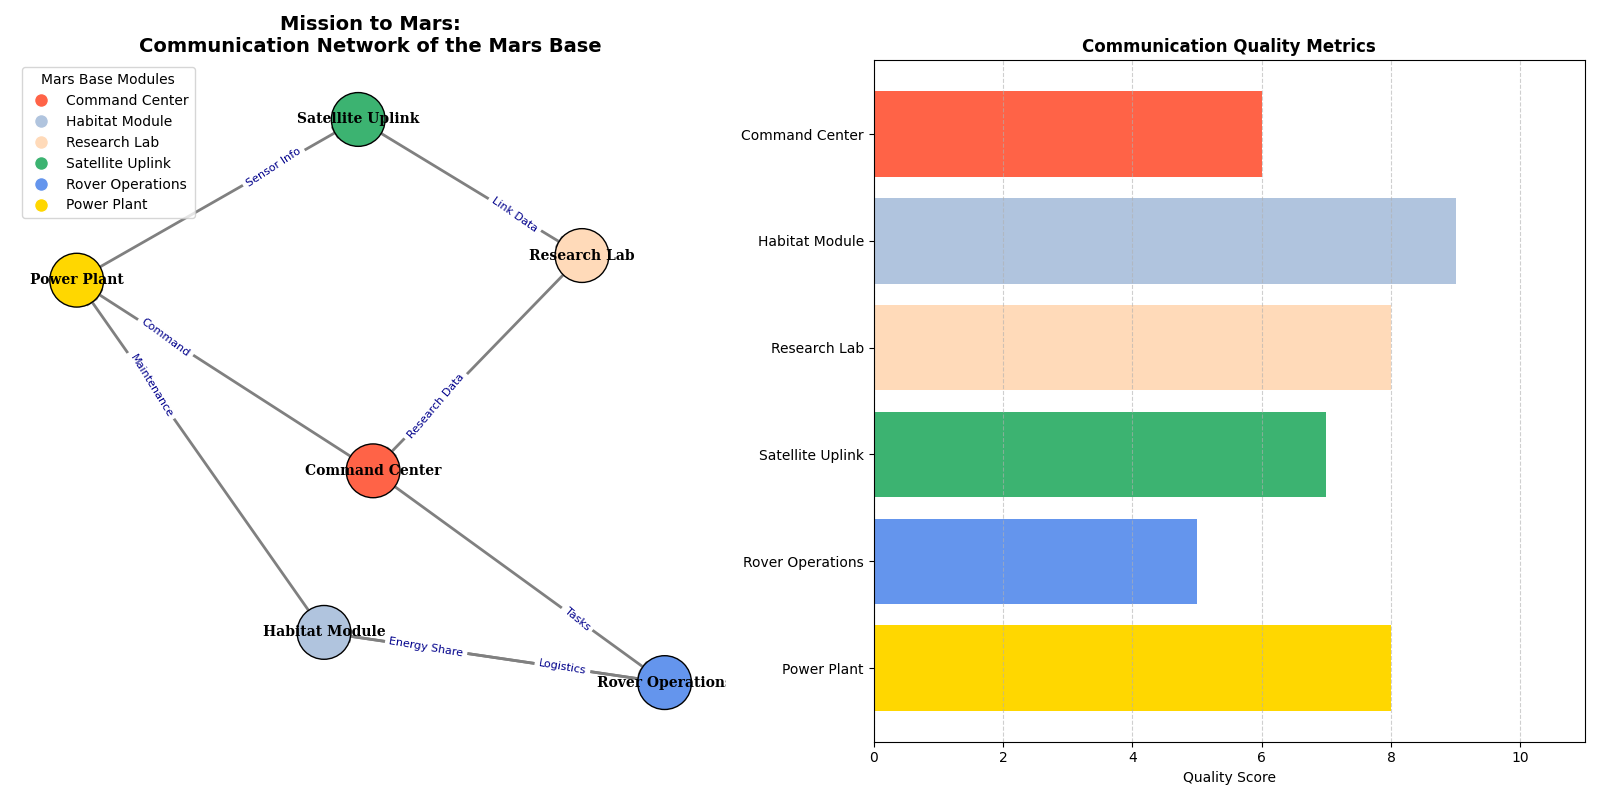

The script that drew this image:
import matplotlib.pyplot as plt
import networkx as nx
import numpy as np

modules = [
    "Command Center", "Habitat Module", "Research Lab", 
    "Satellite Uplink", "Rover Operations", "Power Plant"
]

communication_links = [
    ("Rover Operations", "Habitat Module"),
    ("Command Center", "Power Plant"),
    ("Research Lab", "Command Center"),
    ("Satellite Uplink", "Research Lab"),
    ("Habitat Module", "Rover Operations"),
    ("Power Plant", "Satellite Uplink"),
    ("Command Center", "Rover Operations"),
    ("Habitat Module", "Power Plant")
]

G = nx.DiGraph()
G.add_nodes_from(modules)
G.add_edges_from(communication_links)

pos = nx.spring_layout(G, seed=42)

# New color set for the modules
module_colors = {
    "Command Center": "tomato", 
    "Habitat Module": "lightsteelblue", 
    "Research Lab": "peachpuff",
    "Satellite Uplink": "mediumseagreen", 
    "Rover Operations": "cornflowerblue", 
    "Power Plant": "gold"
}
node_colors = [module_colors[module] for module in G.nodes]

edge_labels = {
    ("Rover Operations", "Habitat Module"): "Energy Share",
    ("Command Center", "Power Plant"): "Command",
    ("Research Lab", "Command Center"): "Research Data",
    ("Satellite Uplink", "Research Lab"): "Link Data",
    ("Habitat Module", "Rover Operations"): "Logistics",
    ("Power Plant", "Satellite Uplink"): "Sensor Info",
    ("Command Center", "Rover Operations"): "Tasks",
    ("Habitat Module", "Power Plant"): "Maintenance"
}

communication_quality = [6, 9, 8, 7, 5, 8, 4, 6]

fig, axs = plt.subplots(1, 2, figsize=(16, 8))

axs[0].set_title("Mission to Mars:\nCommunication Network of the Mars Base", fontsize=14, fontweight='bold')
nx.draw_networkx_nodes(G, pos, node_size=1500, node_color=node_colors, edgecolors='black', ax=axs[0])
nx.draw_networkx_edges(G, pos, arrowstyle='-|>', arrowsize=20, edge_color='gray', width=2, ax=axs[0])
nx.draw_networkx_labels(G, pos, font_size=10, font_family="serif", font_weight='bold', ax=axs[0])
nx.draw_networkx_edge_labels(G, pos, edge_labels=edge_labels, font_color='darkblue', font_size=8, label_pos=0.3, ax=axs[0])
axs[0].legend(
    handles=[plt.Line2D([0], [0], marker='o', color='w', markerfacecolor=color, markersize=10, label=module)
             for module, color in module_colors.items()],
    title='Mars Base Modules',
    loc='upper left'
)
axs[0].axis('off')

axs[1].barh(modules, communication_quality[:len(modules)], color=[module_colors[module] for module in modules])
axs[1].set_title("Communication Quality Metrics", fontsize=12, fontweight='bold')
axs[1].set_xlabel("Quality Score")
axs[1].set_xlim(0, max(communication_quality) + 2)
axs[1].invert_yaxis()
axs[1].grid(axis='x', linestyle='--', alpha=0.6)

plt.tight_layout()
plt.show()
